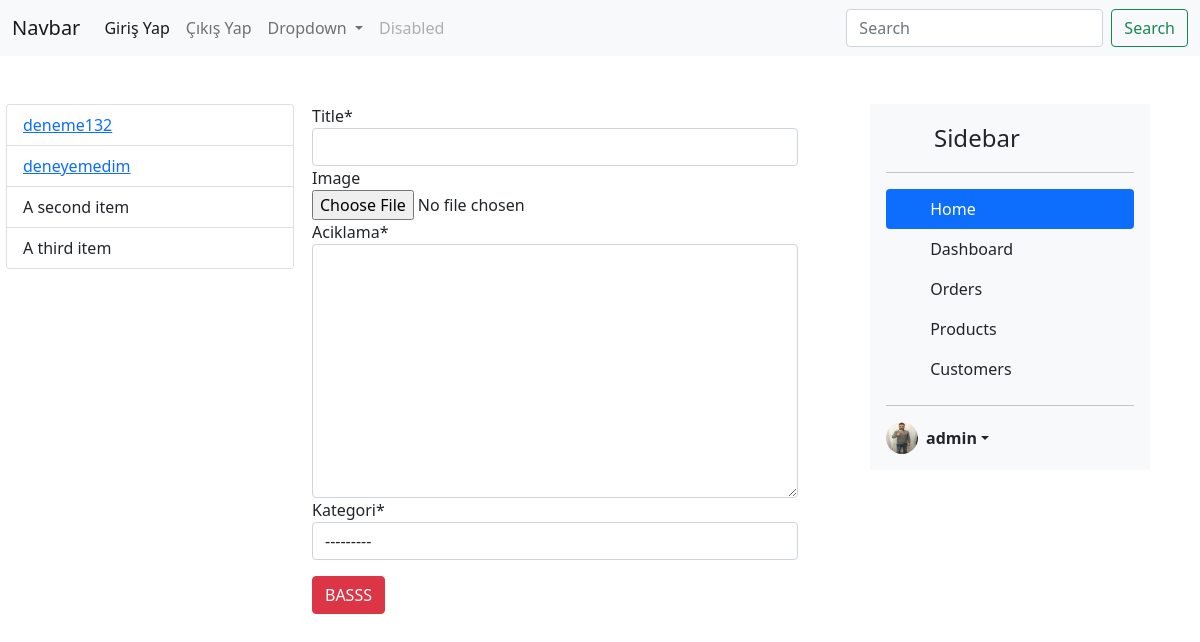
Screenshot of /yazi-ekle/ (signed in) with the database file from the repository.
### myapp/models.py (models this page shows, shortened)
class KategororiModel(models.Model):
    title = models.CharField(max_length=50)
    parent = models.ForeignKey('self', on_delete=models.CASCADE, blank=True, null=True, related_name='child')
    slug = models.SlugField(unique=True)
    def __str__(self):
        full_path = [self.title]
        k = self.parent
        while k is not None:
            full_path.append(k.title)
            k = k.parent
        return ' --> '.join(full_path[::-1])

### account/models.py (models this page shows, shortened)
class CastomUserModel(AbstractUser):
    image = models.FileField(upload_to='user/', blank=True, null=True)
    admin = models.BooleanField(default=False)
    class Meta:
        db_table = 'User'
        verbose_name = 'User'
        verbose_name_plural = 'Users'

### myapp/views.py (the view)
# urls.py: path('yazi-ekle/', views.yazi_ekle, name='yazi-ekle'),
def yazi_ekle(request):
    if request.method == 'POST':
        form = YaziForm(request.POST, request.FILES)
        if form.is_valid():
            kullanici = form.save(commit=False)
            kullanici.yazar = request.user
            kullanici.save()
            return redirect('yazilarim')
    else:
        form = YaziForm()
    return render(request, 'form1.html', {
        'form':form,
    })

### myapp/form.py
class YaziForm(forms.ModelForm):
    class Meta:
        model = UrunModel
        exclude = ('yazar', 'olusturma', 'degistirma', 'slug')

### myapp/templatetags/kategori_list.py (called while the page is built)
@register.simple_tag
def kategori_list():
    kategori = KategororiModel.objects.all()
    return kategori

### myapp/templates/form1.html (shortened to what this page needs)
{% extends 'layout.html' %}
{% load crispy_forms_tags %}
{% load static %}
{% block content %}
<form action="" method='POST' enctype="multipart/form-data">
    {{ form|crispy }}
    <input class="btn btn-danger my-3" type="submit" value = "BASSS" name="" id="">
</form>
{% endblock content %}

### templates/partials/kategori.html
{% load kategori_list %}
{% kategori_list as kategori%}
<div class="card" style="width: 18rem;">
    <ul class="list-group list-group-flush">
      {% for kat in kategori %}
      <li class="list-group-item"><a href="{% url 'kategori' slug=kat.slug %}">{{ kat.title }}</a></li>
      {% endfor %}
      <li class="list-group-item">A second item</li>
      <li class="list-group-item">A third item</li>
    </ul>
  </div>

### templates/partials/sidebar.html (shortened to what this page needs)
{% load static %}
<div class="d-flex flex-column flex-shrink-0 p-3 bg-light" style="width: 280px;">
  <a href="/" class="d-flex align-items-center mb-3 mb-md-0 me-md-auto link-dark text-decoration-none">
    <svg class="bi me-2" width="40" height="32"><use xlink:href="#bootstrap"></use></svg>
    <span class="fs-4">Sidebar</span>
  </a>
  <hr>
  <ul class="nav nav-pills flex-column mb-auto">
    <li class="nav-item">
      <a href="{% url 'index' %}" class="nav-link active" aria-current="page">
        <svg class="bi me-2" width="16" height="16"><use xlink:href="#home"></use></svg>
        Home
      </a>
    </li>
    <li>
      <a href="{% url 'yazilarim' %}" class="nav-link link-dark">
        <svg class="bi me-2" width="16" height="16"><use xlink:href="#speedometer2"></use></svg>
        Dashboard
      </a>
    </li>
    <li>
      <a href="#" class="nav-link link-dark">
        <svg class="bi me-2" width="16" height="16"><use xlink:href="#table"></use></svg>
        Orders
      </a>
    </li>
    <li>
      <a href="#" class="nav-link link-dark">
        <svg class="bi me-2" width="16" height="16"><use xlink:href="#grid"></use></svg>
        Products
      </a>
    </li>
    <li>
      <a href="#" class="nav-link link-dark">
        <svg class="bi me-2" width="16" height="16"><use xlink:href="#people-circle"></use></svg>
        Customers
      </a>
    </li>
  </ul>
  <hr>
  <div class="dropdown">
    {% if request.user.is_authenticated %}
      {% if request.user.admin %}
    <a href="#" class="d-flex align-items-center link-dark text-decoration-none dropdown-toggle" id="dropdownUser2" data-bs-toggle="dropdown" aria-expanded="false">
      <img src="{{ request.user.image.url }}" alt="" width="32" height="32" class="rounded-circle me-2">
      <strong>{{ request.user.username }}</strong>
    </a>
    {% endif %}
    {% endif %}
  </div>
</div>

### rows the page displays
KategororiModel: title "deneme132"
KategororiModel: title "deneyemedim"
CastomUserModel: user.image (picture), user.username "admin"
